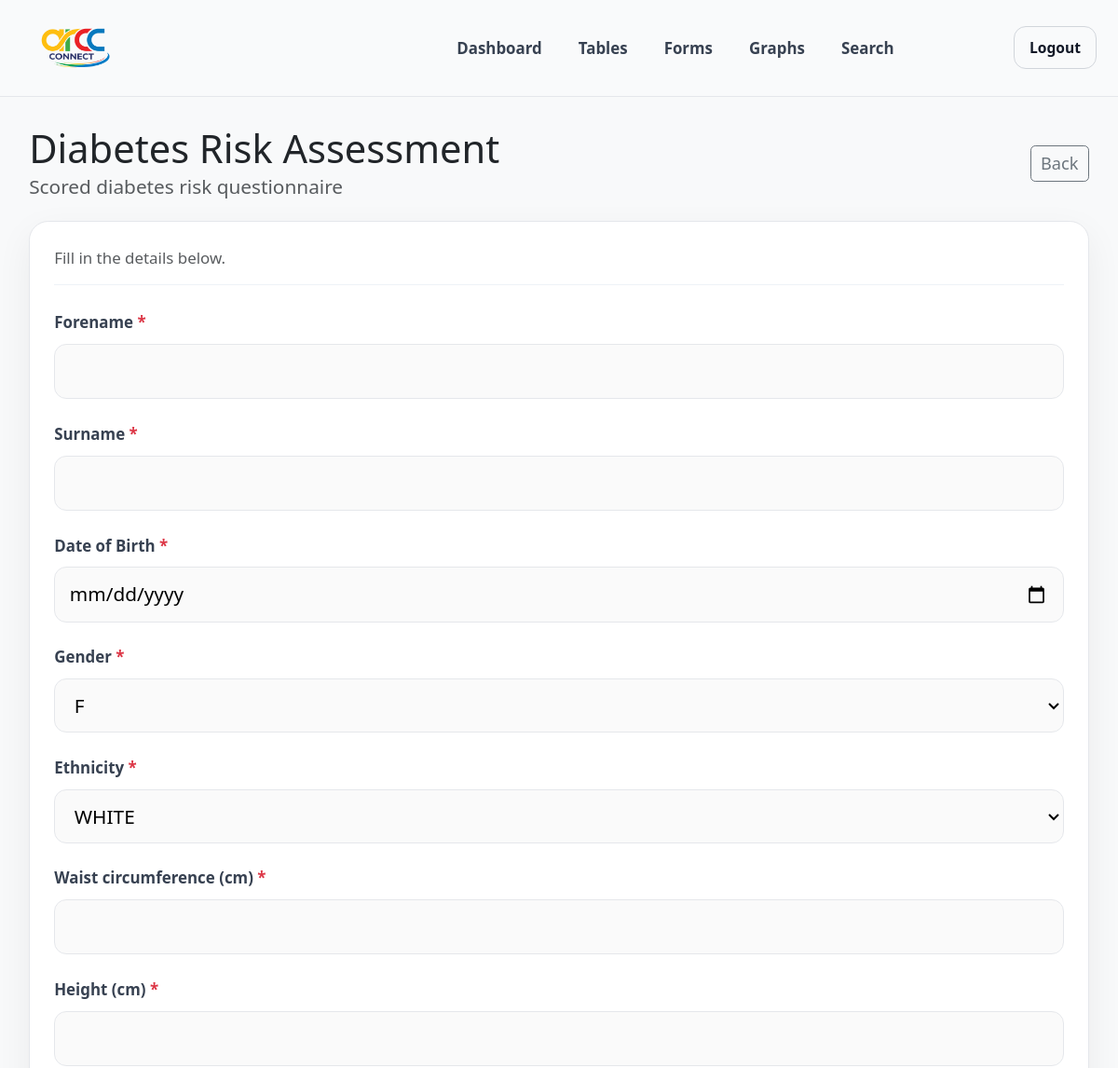
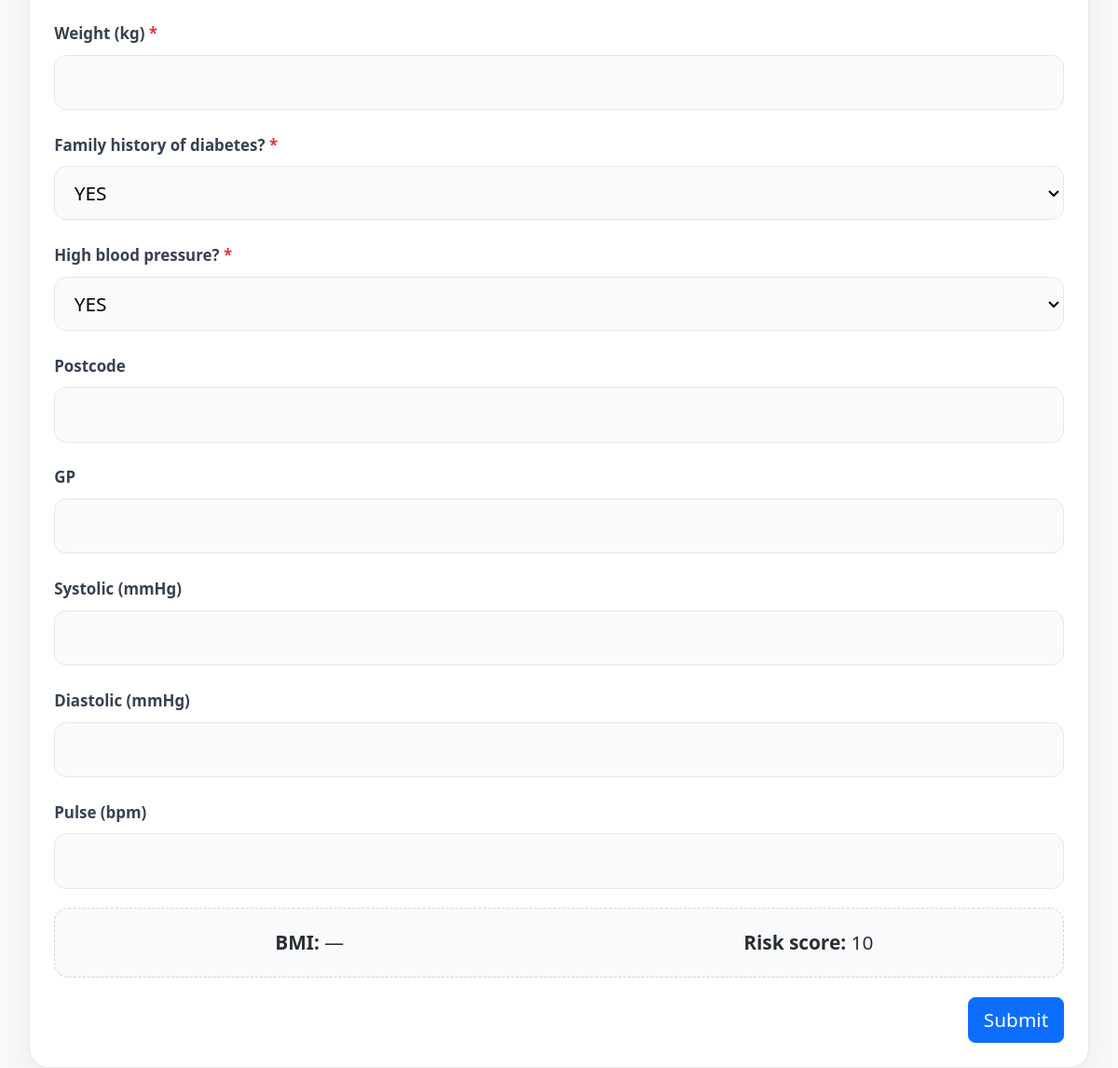
Screenshot of /forms/8/fill/ (signed in) with the database file from the repository (2 pictures, top to bottom).
### forms_builder/models.py (models this page shows, shortened)
class FormDefinition(models.Model):
    name = models.CharField(max_length=200)
    description = models.TextField(blank=True)
    order = models.PositiveIntegerField(default=0)
    created_by = models.ForeignKey(
        settings.AUTH_USER_MODEL,
        on_delete=models.SET_NULL,
        null=True,
        blank=True
    )
    created_at = models.DateTimeField(auto_now_add=True)

class FormField(models.Model):
    TEXT = "text"
    NUMBER = "number"
    DECIMAL = "decimal"
    DATE = "date"
    CHOICE = "choice"
    FIELD_TYPES = [
        (TEXT, "Text"),
        (NUMBER, "Number"),
        (DECIMAL, "Decimal"),
        (DATE, "Date"),
        (CHOICE, "Choice"),
    ]
    form = models.ForeignKey(FormDefinition, on_delete=models.CASCADE, related_name="fields")
    key = models.SlugField(max_length=50, help_text="Unique key like: bmi, diastolic, postcode")
    label = models.CharField(max_length=120)
    field_type = models.CharField(max_length=20, choices=FIELD_TYPES, default=TEXT)
    required = models.BooleanField(default=False)
    choices_text = models.TextField(blank=True, help_text="For Choice type: one option per line")
    order = models.PositiveIntegerField(default=0)
    class Meta:
        unique_together = [("form", "key")]
        ordering = ["order", "id"]
    def choices_list(self):
        return [(c.strip(), c.strip()) for c in self.choices_text.splitlines() if c.strip()]

### forms_builder/views.py (the view, shortened to what this page needs)
# urls.py: path("forms/<int:pk>/fill/", form_fill, name="form_fill"),
@login_required
def form_fill(request, pk: int):
    if not can_fill_forms(request.user):
        raise Http404()
    form_def = get_object_or_404(FormDefinition, pk=pk)
    fields = FormField.objects.filter(form=form_def).order_by("order", "id")
    DynamicForm = build_dynamic_form(fields)
    form = DynamicForm(request.POST or None)
    return render(request, "forms_builder/form_fill.html", {
        "form_def": form_def,
        "form": form,
        "fields_count": fields.count(),
    })

### forms_builder/utils.py
    class DynamicForm(forms.Form):
        pass

### accounts/utils.py (called while the page is built)
def can_fill_forms(user) -> bool:
    return user.is_authenticated

### forms_builder/utils.py (called while the page is built)
def build_dynamic_form(fields):
    class DynamicForm(forms.Form):
        pass
    for f in fields:
        kwargs = {"label": f.label, "required": f.required}
        if f.field_type == "text":
            field = forms.CharField(**kwargs)
        elif f.field_type == "number":
            field = forms.IntegerField(**kwargs)
        elif f.field_type == "decimal":
            field = forms.DecimalField(**kwargs)
        elif f.field_type == "date":
            field = forms.DateField(
                **kwargs,
                widget=forms.DateInput(attrs={"type": "date"})
            )
        elif f.field_type == "choice":
            choices = f.choices_list()
            field = forms.ChoiceField(choices=choices, **kwargs)
        else:
            field = forms.CharField(**kwargs)
        DynamicForm.base_fields[f.key] = field
    return DynamicForm

### templates/forms_builder/form_fill.html (shortened to what this page needs)
{% extends "base.html" %}
{% block content %}
<div class="container mt-4" style="max-width: 900px;">
  <div class="d-flex justify-content-between align-items-center mb-3">
    <div>
      <h2 class="m-0">{{ form_def.name }}</h2>
      {% if form_def.description %}
        <div class="text-muted">{{ form_def.description }}</div>
      {% endif %}
    </div>
    <a class="btn btn-outline-secondary btn-sm" href="{% url 'forms_page' %}">Back</a>
  </div>
  <div class="form-shell">
    <div class="form-head">
      <div class="text-muted" style="font-size: 13px;">Fill in the details below.</div>
    </div>
    <form method="post" id="dynamic-form">
    {% for field in form %}
        <div class="mb-3">
          <label class="form-label fw-semibold" for="{{ field.id_for_label }}">
            {{ field.label }}{% if field.field.required %} <span class="text-danger">*</span>{% endif %}
          </label>
        {{ field }}
      </div>
    {% endfor %}
    <div id="live-box" class="alert alert-secondary d-none">
      <div class="row text-center">
        <div class="col">
          <strong>BMI:</strong> <span id="bmi-value">—</span>
        </div>
        <div class="col">
          <strong>Risk score:</strong> <span id="risk-score">—</span>
        </div>
      </div>
    </div>
      <div class="submit-row">
        <button class="btn btn-primary" type="submit">Submit</button>
      </div>
    </form>
  </div>
</div>
{% endblock %}

### static/css/app.css (style rules this page uses)
html { zoom: 130% }
.fx-in { opacity: 0; transform: translateY(10px); animation: fxIn 420ms ease forwards; }
.fx-in-delay-1 { animation-delay: 80ms; }
.fx-in-delay-2 { animation-delay: 160ms; }
.fx-in-delay-3 { animation-delay: 240ms; }

### templates/forms_builder/form_fill.html (style rules this page uses)
.form-shell { background: #fff; border: 1px solid #e5e7eb; border-radius: 16px; box-shadow: 0 10px 30px rgba(0,0,0,.06); padding: 20px; }
.form-head { border-bottom: 1px solid #eef2f7; padding-bottom: 12px; margin-bottom: 18px; }
#dynamic-form label.form-label { font-size: 13px; color: #374151; }
#dynamic-form input, #dynamic-form select, #dynamic-form textarea { width: 100%; border: 1px solid #e5e7eb; border-radius: 10px; padding: 10px 12px; background: #fafafa; transition: border-color 120ms ease, box-shadow 120ms ease, background 120ms ease; }
#live-box { border-radius: 12px; background: #f8fafc; border: 1px dashed #d1d5db; }
.submit-row { display: flex; justify-content: flex-end; margin-top: 6px; }

### rows the page displays
FormDefinition: name "Diabetes Risk Assessment", description "Scored diabetes risk questionnaire"
FormField: label "Forename"
FormField: label "Surname"
FormField: label "Date of Birth"
FormField: label "Gender"
FormField: label "Ethnicity"
FormField: label "Waist circumference (cm)"
FormField: label "Height (cm)"
FormField: label "Weight (kg)"
FormField: label "Family history of diabetes?"
FormField: label "High blood pressure?"
FormField: label "Postcode"
FormField: label "GP"
FormField: label "Systolic (mmHg)"
FormField: label "Diastolic (mmHg)"
FormField: label "Pulse (bpm)"
